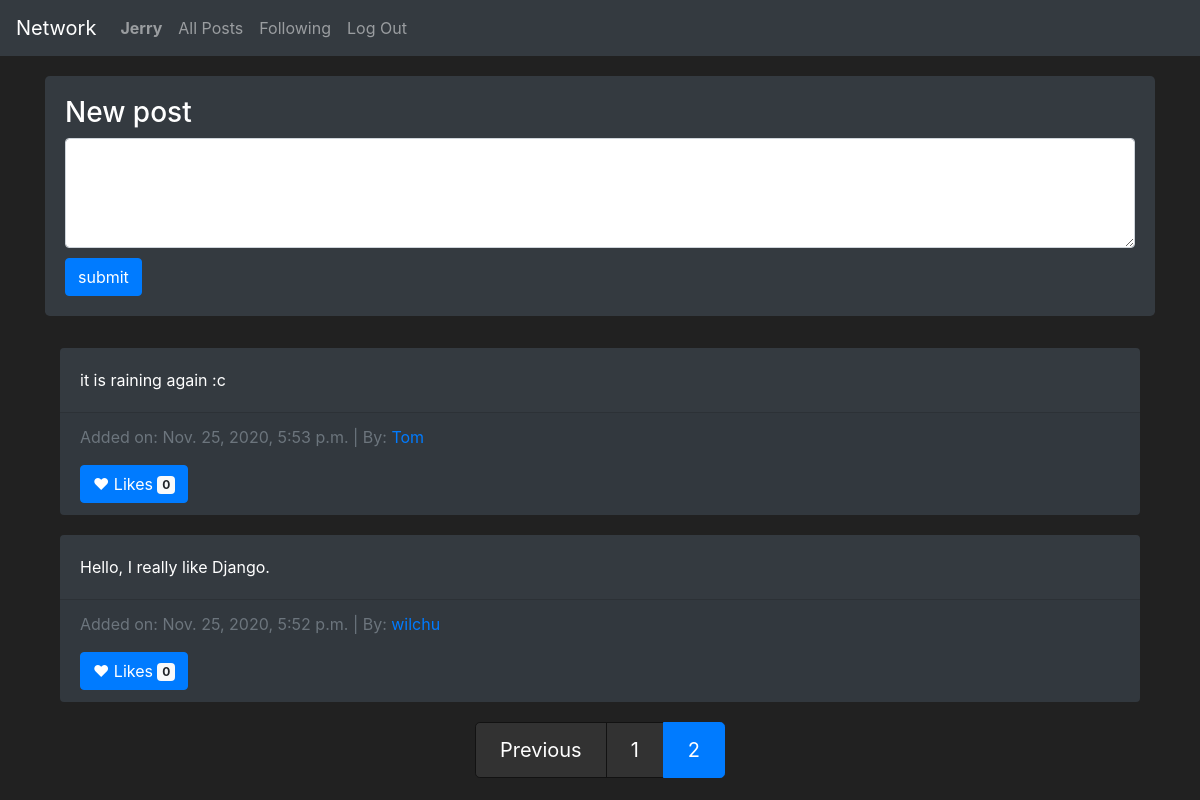
/?page=2 (signed in), run on the app's committed database.
### network/models.py (models this page shows, shortened)
class User(AbstractUser):
    followers = models.IntegerField(default=0)
    following = models.IntegerField(default=0)

class Posts(models.Model):
    post_owner = models.ForeignKey(User, on_delete=models.CASCADE, related_name="post_owner")
    post_content = models.CharField(max_length=2000)
    post_date = models.DateTimeField(auto_now_add=True)

### network/views.py (the view, shortened to what this page needs)
# urls.py: path("", views.index, name="index"),
def index(request):
    all_posts = Posts.objects.all().order_by('-post_date')
    page = pagination(request, all_posts, 10)
    return render(request, "network/index.html", {
        "all_posts": page,
        "all_likes": getAllLikes(request)
    })

### network/views.py (called while the page is built)
def pagination(request, data_object, results):
    paginator = Paginator(data_object, results)
    try:
        paginator_result = paginator.page(request.GET.get('page', 1))
    except EmptyPage:
        paginator_result = paginator.page(1)
    return paginator_result

def getAllLikes(request):
    if request.user.is_authenticated:
        all_likes = []
        likes = Likes.objects.all().filter(who_liked = request.user)
        for like in likes:
            all_likes.append(like.post.id)
        return all_likes
    else:
        return []

### network/templates/network/index.html (shortened to what this page needs)
{% extends "network/layout.html" %}
{% block body %}
    {% if user.is_authenticated %}
      <section>
          <div class="jumbotron bg-dark text-white">
              <header>
                  <h3>New post</h3>
              </header>
              <form action="{% url 'index' %}" method="POST">
                  <textarea class="form-control" name="post_content" rows="4"></textarea>
                  <input type="submit" class="btn btn-primary" style="margin-top: 10px;" value="submit">
              </form>
          </div>
        </section>
    {% endif %}
    <section>
      <div class="container">
          {% for post in all_posts %}
          <div class="card bg-dark text-white">
              <div class="card-body">
                <p class="card-text">{{ post.post_content }}</p>
              </div>
              <div class="card-footer text-muted">
                <p>Added on: {{ post.post_date }} | By: <a href="{% url 'profil' post.post_owner.id %}">{{ post.post_owner }}</a></p>
                <button type="button" class="btn btn-primary like" data-postid="{{ post.id }}">
                  {% if post.id in all_likes %}
                    <span class="liked">&hearts;</span>
                  {% else %}
                  <span>&hearts;</span>
                  {% endif %}
                  Likes <span class="badge badge-light">{{ post.likes_set.count }}</span>
                </button>
              </div>
            </div>
          {% endfor %}
      </div>
    </section>
    <section style="margin-top: 20px;">
      <nav aria-label="Posts pagination">
        <ul class="pagination justify-content-center pagination-lg">
          {% if all_posts.has_previous %}
            <li class="page-item">
              <a class="page-link" href="{% url 'index' %}?page={{ all_posts.previous_page_number }}">Previous</a>
            </li>
          {% endif %}
          {% for page in all_posts.paginator.page_range %}
            <li class="page-item {% if page == all_posts.number %} active {% endif %}">
              <a class="page-link" href="{% url 'index' %}?page={{ page }}">{{ page }}</a>
            </li>
          {% endfor %}
        </ul>
      </nav>
    </section>
{% endblock %}

### network/templates/network/layout.html (shortened to what this page needs)
{% load static %}
<!DOCTYPE html>
<html lang="en">
    <head>
        <link rel="stylesheet" href="https://stackpath.bootstrapcdn.com/bootstrap/4.4.1/css/bootstrap.min.css">
        <link href="{% static 'network/styles.css' %}" rel="stylesheet">
    </head>
    <body>
        <nav class="navbar navbar-expand-lg navbar-dark bg-dark">
            <a class="navbar-brand" href="#">Network</a>
            <div>
              <ul class="navbar-nav mr-auto">
                {% if user.is_authenticated %}
                    <li class="nav-item">
                        <a class="nav-link" href="{% url 'profil' user.id %}"><strong>{{ user.username }}</strong></a>
                    </li>
                {% endif %}
                <li class="nav-item">
                  <a class="nav-link" href="{% url 'index' %}">All Posts</a>
                </li>
                {% if user.is_authenticated %}
                    <li class="nav-item">
                        <a class="nav-link" href="{% url 'following' %}">Following</a>
                    </li>
                    <li class="nav-item">
                        <a class="nav-link" href="{% url 'logout' %}">Log Out</a>
                    </li>
                {% endif %}
              </ul>
            </div>
          </nav>
        <div class="body container">
            {% block body %}
            {% endblock %}
        </div>
    </body>
</html>

### network/static/network/styles.css (style rules this page uses)
body { background-color: #212121; color: #fff !important; }
.jumbotron { margin-top: 20px; padding: 20px; }
.card { margin-top: 20px; border: none; }
.page-link { color: #fff; background-color: #323232; border-color: #121212; }

### data on the page
User: username "Jerry"
Posts: post_content "it is raining again :c", post_date "Nov. 25, 2020, 5:53 p.m.", post_owner "Tom", likes_set.count "0"
Posts: post_content "Hello, I really like Django.", post_date "Nov. 25, 2020, 5:52 p.m.", post_owner "wilchu", likes_set.count "0"

### other printed values
{{ page }} "1" "2"
